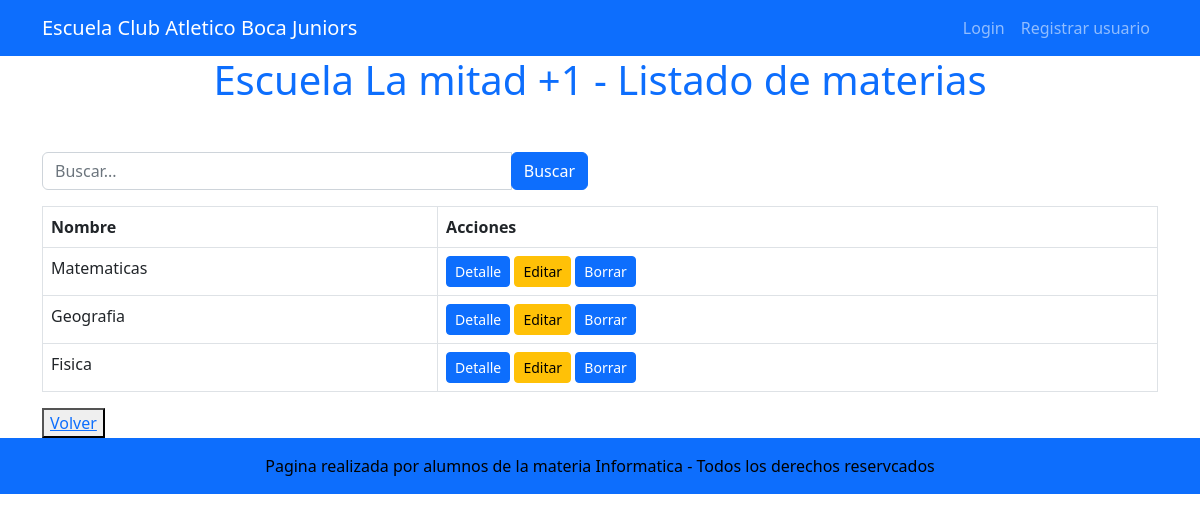
The app's page /materia/listado_materias with its own data.
### materia/models.py (models this page shows, shortened)
class Materia(models.Model):
    nombre = models.CharField(max_length=150, unique=True)
    año_materia= models.IntegerField(null=True, unique=True)
    docente = models.CharField(max_length=150, null=True,  unique=True)

### materia/views.py (the view)
# urls.py: path("listado_materias", listado_materias, name="listado_materias"),
def listado_materias(request):
    busqueda = request.GET.get("busqueda", None)
    if busqueda:
        print(busqueda)
        consulta = Materia.objects.filter(nombre__icontains=busqueda)
    else:
        consulta = Materia.objects.all()
    contexto = {"materias": consulta}
    return render(request, "materia/listado_materias.html", contexto)

### materia/templates/materia/listado_materias.html (shortened to what this page needs)
{% extends 'core/base.html' %}
{% block titulo_aplicacion %}
    Escuela La mitad +1 - Listado de materias
{% endblock titulo_aplicacion %}
{% block contenido %}
<div class="container mt-5">
    <div class="row mb-3">
        <div class="col-lg-6">
            <form action="{% url 'materia:listado_materias' %}"
                  method="get"
                  class="input-group">
                <input type="text"
                       name="busqueda"
                       class="form-control"
                       placeholder="Buscar...">
                <div class="input-group-append">
                    <button class="btn btn-primary" type="submit">Buscar</button>
                </div>
            </form>
        </div>
    </div>
    <div class="table-responsive">
        <table class="table table-bordered">
            <thead>
                <tr>
                    <th>Nombre</th>
                    <th>Acciones</th>
                </tr>
            </thead>
            <tbody>
                {% for materia in materias%}
                    <tr>
                        <td>{{ materia.nombre }} </td>
                        <td>
                            <a href="{% url 'materia:detalle_materia' materia.id%}"
                               class="btn btn-primary btn-sm">Detalle</a>
                            <a href="{% url 'materia:actualizar_materia' materia.id %}"
                               class="btn btn-warning btn-sm">Editar</a>
                            <a href="{% url 'materia:borrar_materia' materia.id %}"
                               class="btn btn-primary btn-sm">Borrar</a>
                        </td>
                    </tr>
                {% endfor %}
            </tbody>
        </table>
        <button class=""><a href="{% url 'materia:index' %}">Volver</a></button>
    </div>
</div>
{% endblock contenido %}

### records on screen
Materia: nombre "Matematicas"
Materia: nombre "Geografia"
Materia: nombre "Fisica"
